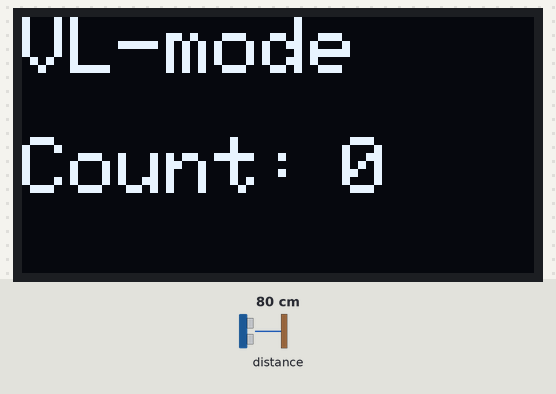
Simulated run of this program. Board: ESP32. Shown: 128×64 one-colour display. Inputs (shaded band) come from the test bench; at power-on: distance to the obstacle 80 cm. What the program prints to the serial monitor is not drawn.

Above: at 1.2 s.
1.3 s: distance to the obstacle set to 18 cm
2.8 s: distance to the obstacle set to 13 cm
At 4.3 s:
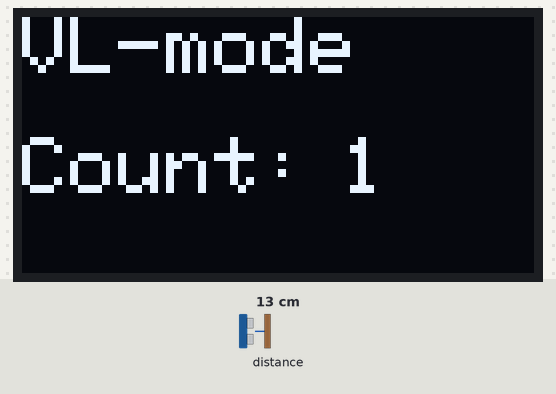
Timing chart, 0 to 5.8 s (numbered marks = the images above; inputs shaded):
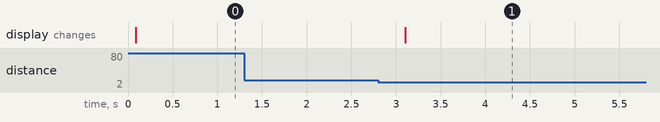

The program:

main.cpp
```cpp
#include <Arduino.h>
#include <WiFi.h>
#include <Wire.h>
#include <VL53L0X.h>
#include <Adafruit_GFX.h>
#include <Adafruit_SSD1306.h>

#define SCREEN_WIDTH 128 // OLED display width, in pixels
#define SCREEN_HEIGHT 64 // OLED display height, in pixels

int pushUpSkor = 0, pushUpThresholdVL = 15;
bool flag = false;

VL53L0X sensor;
Adafruit_SSD1306 display(SCREEN_WIDTH, SCREEN_HEIGHT, &Wire, -1);

int i = 0;
int x = 0;
double rata;
bool start = false;

void setup()
{
  Serial.begin(115200);
  WiFi.mode(WIFI_STA);

  Wire.begin();
  sensor.init();
  sensor.setTimeout(500);

  if (!display.begin(SSD1306_SWITCHCAPVCC, 0x3C))
  { // Address 0x3C for 128x64
    Serial.println(F("SSD1306 allocation failed"));
    for (;;)
      ; // Don't proceed, loop forever
  }
  display.clearDisplay();

  if (!sensor.init())
  {
    Serial.println("Failed to initialize VL53L0X sensor!");
    while (1)
      ;
  }

  sensor.startContinuous();
}

void loop()
{
  uint16_t VLdistance = sensor.readRangeContinuousMillimeters()/10;
  display.clearDisplay();
  display.setTextSize(2);
  display.setTextColor(WHITE);
  display.setCursor(0, 0);
  display.println("VL-mode");
  display.setCursor(0, 30);
  display.println("Count:");
  display.setCursor(80, 30);
  display.println(pushUpSkor);
  display.display();

  if (VLdistance <= pushUpThresholdVL && flag == false && VLdistance != 0)
  {
    pushUpSkor += 1;
    Serial.print("Skor Push Up = ");
    Serial.println(pushUpSkor);
    flag = true;
  }
  if (VLdistance > pushUpThresholdVL)
  {
    flag = false;
  }

  delay(100);
}
```

Measured:
- the behaviour switches between 16 and 15 cm on distance to the obstacle (found by bisection; images 0 and 1)
- after the input at 1.3 s, every drawn part: stays the same
- after the input at 2.8 s, the display: changes after 0.30 s (image 1)
